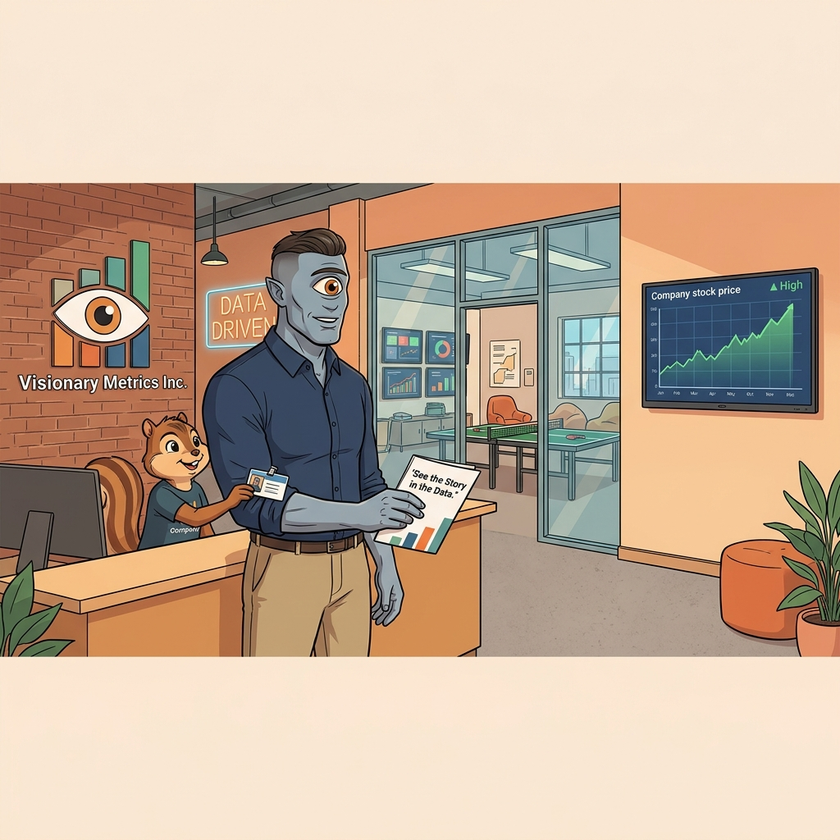
#> input picture docs/stories/the-cyclops-data-analyst/panel-01-sq.png, 840 x 840 px, shrunk from 1024 x 1024 before the run; its folder holds 4 pictures in this run
$ python landscape_crop.py
#> lines starting #> are read from the running program, lines starting #| are printed output that depends on the picture
from PIL import Image
import os

def crop_to_16_9(image_path, output_path):
#> called with image_path = 'panel-01-sq.png', output_path = 'panel-01.png'
    img = Image.open(image_path)
#> img is the input picture: PIL image 840x840 RGB; mean R, G, B 197.4, 175.1, 154.9
    w, h = img.size
#> w = 840; h = 840
    target_ratio = 16/9

    # Calculate cropping (top-biased to preserve titles/focal points)
    # The generated images seem to have letterboxing from the 'Vertical Padding' prompt.
    # We want to crop to the 16:9 area within the 1:1 frame.
    new_h = w / target_ratio
#> new_h = 472.5
    # If the image is square, new_h < h.
    # We crop the top and bottom.
    # Since we requested 15% padding, we'll center it mostly but bias slightly up (10% of the diff from top).
    top = (h - new_h) * 0.5
#> top = 183.8
    img_cropped = img.crop((0, top, w, top + new_h))
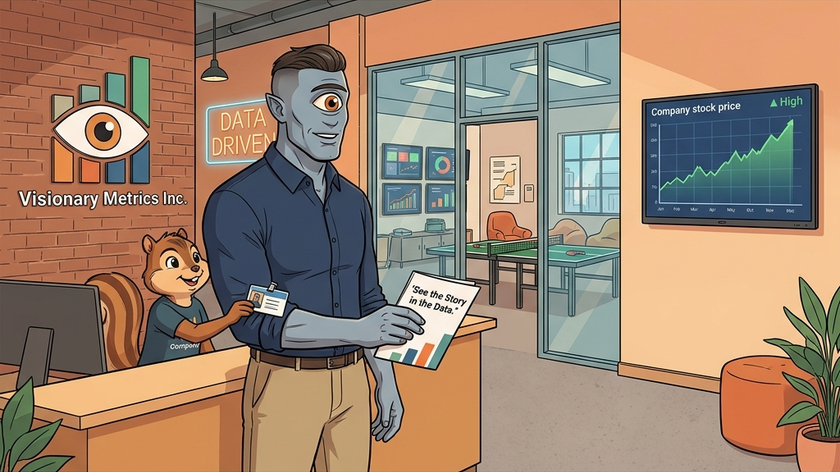
#> img_cropped: PIL image 840x472 RGB; mean R, G, B 157.2, 131.7, 111

    img_cropped.save(output_path)
    print(f"Saved landscape: {output_path} ({img_cropped.size})")
#| Saved landscape: panel-01.png ((840, 472))

if __name__ == "__main__":
    for i in range(1, 9):
        sq_path = f"panel-0{i}-sq.png"
        out_path = f"panel-0{i}.png"
        if os.path.exists(sq_path):
            crop_to_16_9(sq_path, out_path)
        else:
            print(f"File not found: {sq_path}")
#> pass 2 of the loop `for i in range(1, 9):`:
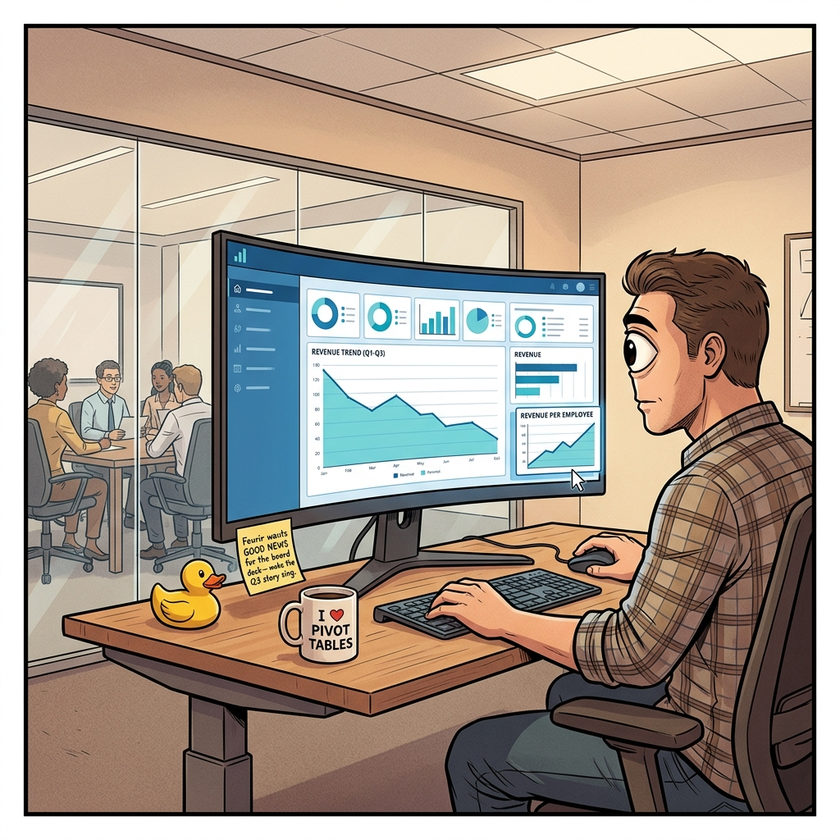
#> input picture docs/stories/the-cyclops-data-analyst/panel-02-sq.png, 840 x 840 px, shrunk from 1024 x 1024 before the run
#> in crop_to_16_9, img is the input picture: PIL image 840x840 RGB; mean R, G, B 167.2, 154, 141.6
#> in crop_to_16_9 (call 2), `img_cropped = img.crop((0, top, w, top + new_h))`:
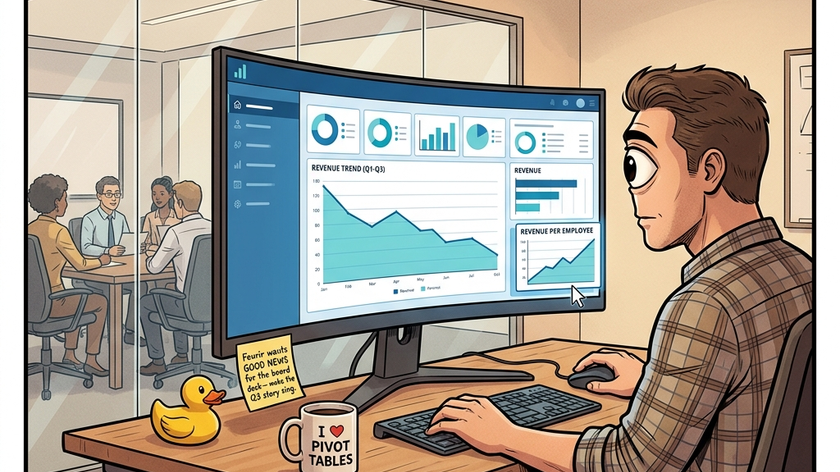
#> img_cropped: PIL image 840x472 RGB; mean R, G, B 166.9, 159.2, 147.7
#| Saved landscape: panel-02.png ((840, 472))
#> pass 3 of the loop `for i in range(1, 9):`:
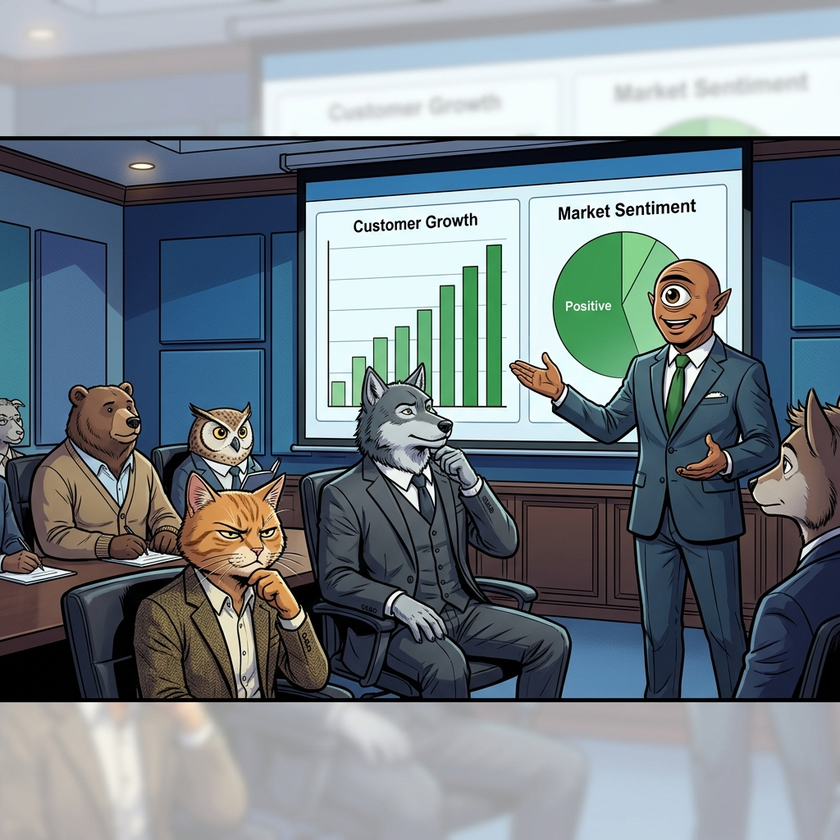
#> input picture docs/stories/the-cyclops-data-analyst/panel-03-sq.png, 840 x 840 px, shrunk from 1024 x 1024 before the run
#> in crop_to_16_9, img is the input picture: PIL image 840x840 RGB; mean R, G, B 118.6, 129.5, 136.7
#> in crop_to_16_9 (call 3), `img_cropped = img.crop((0, top, w, top + new_h))`:
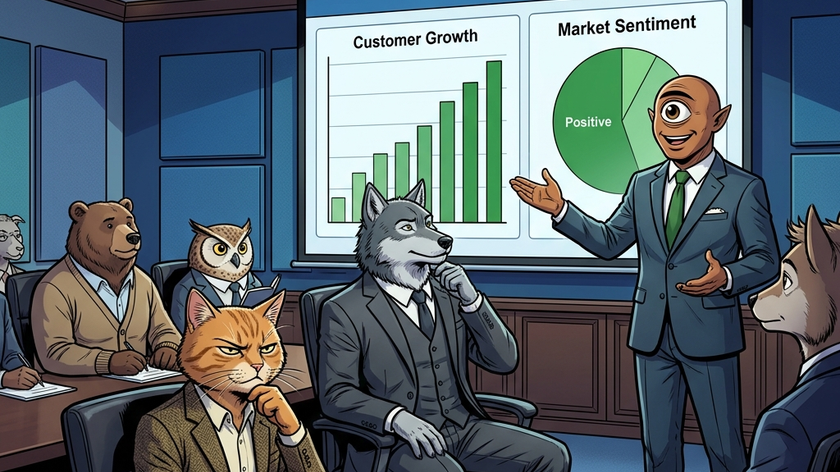
#> img_cropped: PIL image 840x472 RGB; mean R, G, B 92.1, 106.1, 112.5
#| Saved landscape: panel-03.png ((840, 472))
#> the loop made 8 passes; the first 3 are shown
